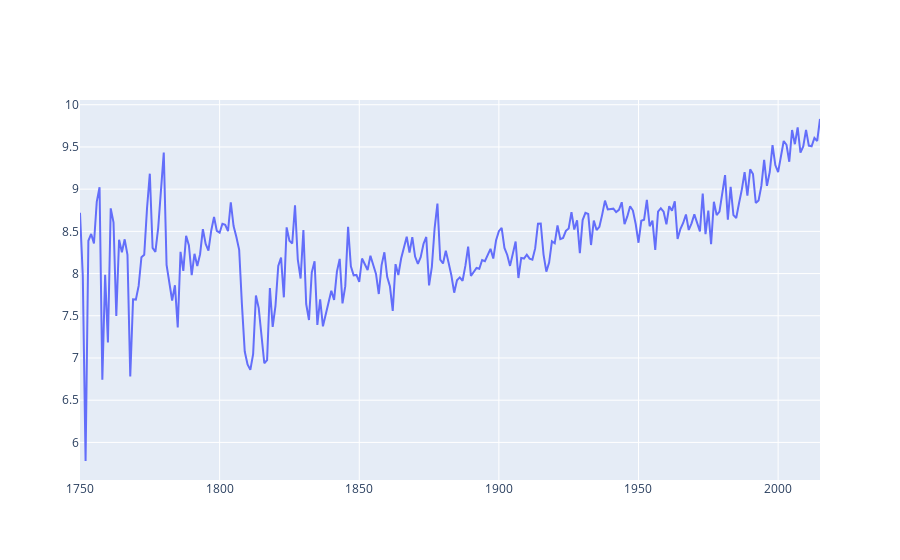

Write notebook code for a chart like this one.
### Code cell
# Visualize Plot
trace=go.Scatter(
    x=global_mean['year'],
    y=global_mean['LandAverageTemperature'],
    mode='lines',
    )
data=[trace]

py.iplot(data, filename='line-mode')

### Figure 1 — Plotly figure (JSON) as saved in the notebook; plotly's stock layout.template omitted (floating-point values rounded to 4 significant figures; data arrays with more than 128 entries replaced by an {"elided": "..."} marker saying what was removed)
{"data": [{"mode": "lines", "type": "scatter", "x": {"elided": "266 int values"}, "y": {"elided": "266 float values"}}], "layout": {}}
